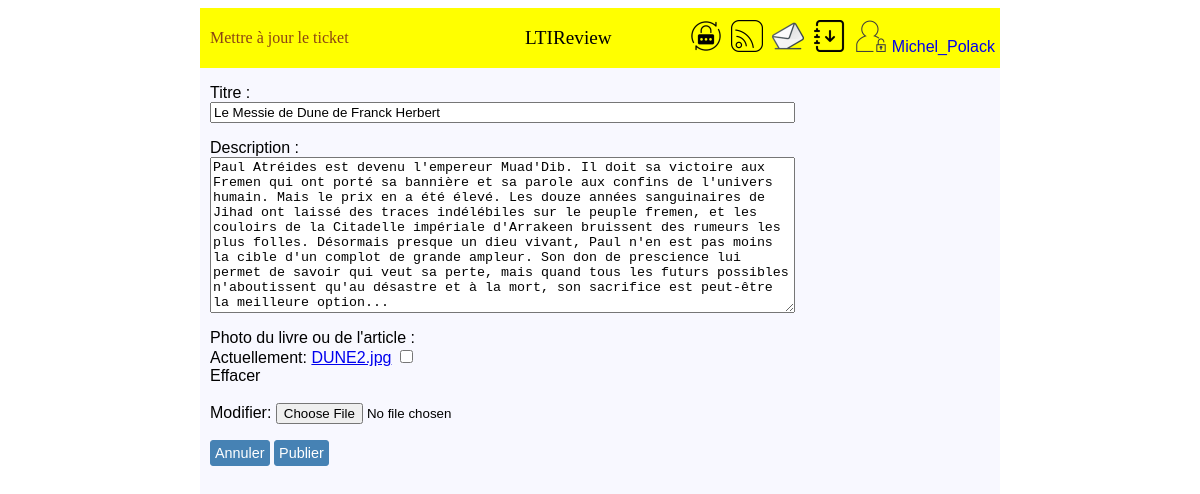
The app's page /ticket/7/update/ (signed in) with its own data.
### authentication/models.py (models this page shows)
class User(AbstractUser):
    profile_photo = models.ImageField(verbose_name='Photo de profil')
    follows = models.ManyToManyField('self', through='UserFollows', symmetrical=False)

### critics/models.py (models this page shows, shortened)
class Ticket(models.Model):
    title = models.CharField(max_length=128, verbose_name="Titre")
    description = models.TextField(max_length=2048, blank=True, verbose_name="Description")
    user = models.ForeignKey(to=settings.AUTH_USER_MODEL, on_delete=models.CASCADE)
    image = models.ImageField(null=True, blank=True, verbose_name="Photo du livre ou de l'article")
    time_created = models.DateTimeField(auto_now_add=True)

### critics/views.py (the view, shortened to what this page needs)
# urls.py: path('ticket/<int:id>/update/', critics.views.TicketUpdateView.as_view(), name='ticket_update'),
class TicketUpdateView(LoginRequiredMixin, View):
    template_name = 'critics/ticket_create.html'
    form_class = forms.TicketForm
    def get(self, request, id):
        print(request)
        ticket = Ticket.objects.get(id=id)
        form = self.form_class(instance=ticket)
        messages.info(request, 'Mettre à jour le ticket')
        return render(request, self.template_name, context={'form': form})

### critics/forms.py
class TicketForm(forms.ModelForm):
    class Meta:
        model = models.Ticket
        fields = ['title', 'description', 'image']

### critics/templates/critics/ticket_create.html (shortened to what this page needs)
{% extends 'base.html' %}
{% block content %}
<div class="page">
    <form method="post" enctype="multipart/form-data">
        {{ form.as_p }}
        <button><a class="bouton-href" href="{% url 'home' %}">Annuler</a></button>
        <button type="submit" >Publier</button>
    </form>
</div>
{% endblock content %}

### templates/base.html (shortened to what this page needs)
{% load static %}
<html lang="fr">
<head>
    <link rel="stylesheet" href="{% static 'styles.css' %}">
</head>
<body>
    <header>
        <p id="message">
        {% if messages %}
            {% for message in messages %}
                <span{% if message.tags %} class="{{ message.tags }}"{% endif %}>{{ message }}</span>
            {% endfor %}
        {% endif %}
        </p>
        <p id="titre">LTIReview</p>
        <nav>
            {% if user.is_authenticated %}
                <a class="image" href="{% url 'password_change' %}">
                    <img src="{% static 'img/psw_change.png' %}" alt="changement mot de passe"
                         width="32px" height="32px" title="Changement mot de passe">
                </a>
                <a class="image" href="{% url 'home' %}">
                    <img src="{% static 'img/flux.png' %}" alt="flux"
                         width="32px" height="32px" title="Flux">
                </a>
                <a class="image" href="{% url 'post' %}">
                    <img src="{% static 'img/post.png' %}" alt="posts"
                         width="32px" height="32px" title="Posts">
                </a>
                <a class="image" href="{% url 'user_follow' %}">
                    <img src="{% static 'img/abonnement.png' %}" alt="abonnements"
                         width="32px" height="32px" title="Abonnements">
                </a>
                <a class="image" href="{% url 'logout' %}">
                    <img src="{% static 'img/user_unlocked.png' %}" alt="déconnexion"
                         width="32px" height="32px" title="Déconnexion">
                    {{user}}
                </a>
            {% endif %}
        </nav>
    </header>
    {% block content %}{% endblock content %}
</body>
</html>

### static/styles.css (style rules this page uses)
html { background: white; }
body { max-width: 800px; margin-left: auto; margin-right: auto; background: ghostWhite; font-family: sans-serif; }
header { display: flex; justify-content: space-between; align-items: center; background: yellow; }
#message { width: 35%; text-align: left; margin-left: 5px; padding: 5px; color: saddleBrown; font-family: fantasy; }
#titre { width: 20%; text-align: center; font-family: fantasy; font-size: 120%; }
nav { width: 45%; text-align: right; }
nav a { margin-right: 5px; }
.image { text-decoration: none; }
label { display: block; }
.bouton-href { text-decoration: none; color: white; cursor: default; }
button { background: steelBlue; border: 1px steelBlue solid; border-radius: 3px; padding: 4px; color: white; font-size: 90%; }
.page { margin: 10px; }
#id_title, #id_description, #id_headline, #id_body { width: 75%; }

### records on screen
User: username "Michel_Polack"
Ticket: title "Le Messie de Dune de Franck Herbert", description "Paul Atréides est devenu l'empereur Muad'Dib. Il doit sa victoire aux Fremen qui ont porté sa bannière et sa parole aux confins de l'univers humain. Mais le prix en a été élevé. Les douze années sanguinaires de Jihad ont laissé des traces indélébiles sur le peuple fremen, et les couloirs de la Citadelle impériale d'Arrakeen bruissent des rumeurs les plus folles. Désormais presque un dieu vivant, Paul n'en est pas moins la cible d'un complot de grande ampleur. Son don de prescience lui permet de savoir qui veut sa perte, mais quand tous les futurs possibles n'aboutissent qu'au désastre et à la mort, son sacrifice est peut-être la meilleure option..."

### other values on screen
{{ message }} "Mettre à jour le ticket"
